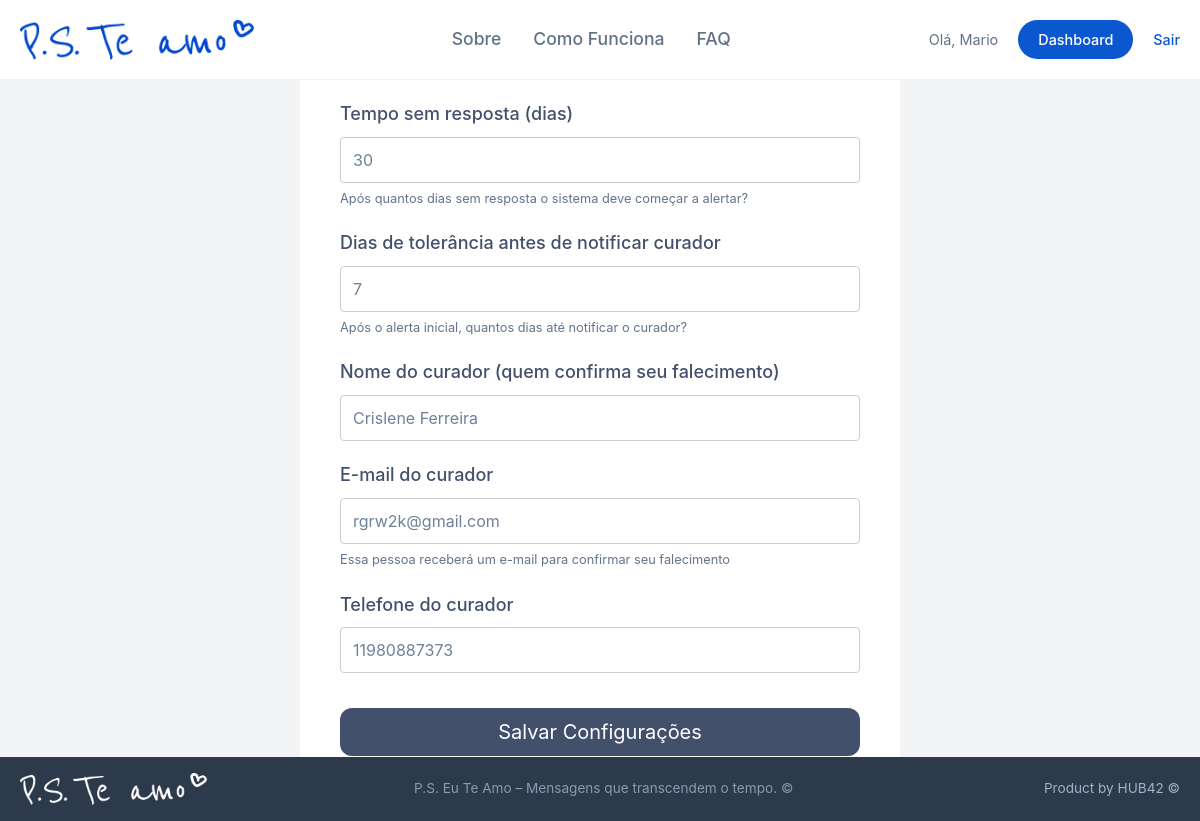
/configurar-perfil/ (signed in), run on the app's committed database.
### core/models.py (models this page shows, shortened)
class Perfil(models.Model):
    STATUS_CHOICES = [
        ('ativo', 'Ativo'),
        ('suspeito', 'Suspeito (sem resposta)'),
        ('falecido', 'Falecido - aguardando envio'),
        ('enviado', 'Mensagens enviadas'),
    ]
    usuario = models.OneToOneField(User, on_delete=models.CASCADE)
    foto = models.ImageField(verbose_name='Foto de perfil', upload_to='avatar/%Y/%m/', blank=True, null=True)
    ultimo_sinal_vida = models.DateTimeField(default=timezone.now)
    status = models.CharField(max_length=20, choices=STATUS_CHOICES, default='ativo')
    tempo_resposta_dias = models.IntegerField(default=30)  # dias sem resposta
    dias_tolerancia = models.IntegerField(default=7)  # após falhar, avisos diários
    curador_nome = models.CharField(max_length=200, blank=True)
    curador_email = models.EmailField(blank=True)
    curador_telefone = models.CharField(max_length=20, blank=True)
    curador_codigo = models.CharField(max_length=64, blank=True, unique=True)
    plano = models.CharField(max_length=20, default='gratuito')  # gratuito, basico, premium
    data_assinatura = models.DateTimeField(null=True, blank=True)
    data_expiracao = models.DateTimeField(null=True, blank=True)

### core/views.py (the view)
# urls.py: path('configurar-perfil/', views.configurar_perfil, name='configurar_perfil'),
@login_required
def configurar_perfil(request):
    perfil, created = Perfil.objects.get_or_create(usuario=request.user)
    if request.method == 'POST':
        form = PerfilForm(request.POST, instance=perfil)
        if form.is_valid():
            form.save()
            messages.success(request, 'Perfil configurado com sucesso!')
            return redirect('dashboard')
    else:
        form = PerfilForm(instance=perfil)
    return render(request, 'core/configurar_perfil.html', {'form': form})

### core/templates/core/configurar_perfil.html (shortened to what this page needs)
{% extends 'core/base.html' %}
{% block content %}
<div class="login-container">
    <div class="login-box">
        <h2 class="title">Configurações do Perfil</h2>
        <form method="post">
            {% for field in form %}
            <div class="input-group">
                <label>{{ field.label }}</label>
                {{ field }}
                {% if field.help_text %}
                    <div class="help-text">{{ field.help_text }}</div>
                {% endif %}
            </div>
            {% endfor %}
            <button type="submit" class="btn-login">Salvar Configurações</button>
        </form>
    </div>
</div>
{% endblock %}

### core/templates/core/base.html (shortened to what this page needs)
{% load static %}
<!DOCTYPE html>
<html lang="pt-BR">
<head>
    <link rel="stylesheet" href="{% static 'css/style.css' %}">
</head>
<body  class="{% if request.resolver_match.url_name == 'index' %}landing-page{% endif %}">
    <header class="main-header">
        <div class="container">
            <div class="logo-area logo-img">
                <a href="{% url 'index' %}" class="logo-link">
                    <img src="{% static 'img/logo.png' %}" alt="P.S. Te amo" class="logo-img">
                </a>
            </div>
            <nav class="main-nav">
                <ul>
                    <li><a href="{% if request.resolver_match.url_name == 'index' %}#about{% else %}{% url 'index' %}#about{% endif %}">Sobre</a></li>
                    <li><a href="{% if request.resolver_match.url_name == 'index' %}#how-it-works{% else %}{% url 'index' %}#how-it-works{% endif %}">Como Funciona</a></li>
                    <li><a href="{% if request.resolver_match.url_name == 'index' %}#faq{% else %}{% url 'index' %}#faq{% endif %}">FAQ</a></li>
                </ul>
            </nav>
            <div class="auth-actions">
                {% if user.is_authenticated %}
                    <span class="user-welcome">Olá, {{ user.username }}</span>
                    <a href="{% url 'dashboard' %}" class="btn-primary-nav">Dashboard</a>
                    <a href="{% url 'logout' %}" class="btn-link">Sair</a>
                {% else %}
                    <a href="{% url 'cadastro' %}" class="btn-link">Criar conta</a>
                    <a href="{% url 'login' %}" class="btn-primary-nav">Fazer login</a>
                {% endif %}
            </div>
        </div>
    </header>
    <main>
        {% block content %}
        {% endblock content %}
    </main>
    <footer class="main-footer">
        <div class="container" style="justify-content:space-between ;">
            <div class="logo-area">
                <a href="{% url 'index' %}" class="logo-link">
                    <img src="{% static 'img/logo_white.png' %}" alt="P.S. Te amo" class="logo-img">
                </a>
            </div>
        <div class="footer-info">
          <p class="copyright">P.S. Eu Te Amo – Mensagens que transcendem o tempo. &copy;</p>
        </div>
        <div class="footer-info">
          <p>Product by HUB42 &copy;</p>
        </div>
        </div>
    </footer>
</body>
</html>

### static/css/style.css (style rules this page uses)
:root { --color-bg-main: #f0f4f8; --color-bg-white: #ffffff; --color-bg-card-dark: #596780; --color-bg-card-light: #dce1e8; --color-bg-card-white: #ffffff; --color-text-blue: #596780; --color-text-dark: #2c3a4b; --color-text-light: #ffffff; --color-text-muted: #627285; --color-text-card: #3d4966; --color-text-darkblue:#43506c; --color-brand-blue: #0b57d0; --color-accent-blue: #a6cbff; --color-border-dark: #6e819a; --font-sans: -apple-system, BlinkMacSystemFont, "Zen Kaku Gothic New", Roboto, Helvetica, Arial, sans-serif; --font-serif: "Zen Antique Soft", Times New Roman, serif; --grid-columns: 24; --grid-gap: 20px; --container-max-width: 90rem; --header-height: 5rem; }
*, *::before, *::after { box-sizing: border-box; margin: 0; padding: 0; }
html, body { height: 100%; margin: 0; padding: 0; }
body { font-family: var(--font-sans); background-color: var(--color-bg-main); color: var(--color-text-dark); line-height: 1.6; -webkit-font-smoothing: antialiased; display: flex; flex-direction: column; min-height: 100vh; }
img { max-width: 100%; display: block; height: auto; }
button, input, textarea { font-family: inherit; }
a { text-decoration: none; color: inherit; }
main { flex:1; }
.main-header { background-color: var(--color-bg-white); padding: 12px 0; border-bottom: 1px solid rgba(0, 0, 0, 0.05); position: fixed; top: 0; left: 0; right: 0; z-index: 1000; height: var(--header-height); display: flex; align-items: center; }
.main-header .container { display: flex; width: 100%; height: 100%; align-items: center; justify-content: space-between; }
.logo-area { display: flex; align-items: center; }
.logo-img { height: 40px; width: auto; display: block; }
.logo-link { display: inline-block; }
.main-nav ul { display: flex; justify-content: center; list-style: none; gap: 2rem; margin: 0; padding: 0; }
.main-nav a { font-size: 1.1rem; color: var(--color-text-muted); font-weight: 500; transition: color 0.2s ease; }
.auth-actions { display: flex; justify-content: flex-end; align-items: center; gap: 1.25rem; }
.user-welcome { font-size: 0.9rem; color: var(--color-text-muted); }
.btn-link { font-size: 0.9rem; color: var(--color-brand-blue); font-weight: 500; }
.btn-primary-nav { background-color: var(--color-brand-blue); color: var(--color-text-light); padding: 8px 20px; border-radius: 20px; font-size: 0.9rem; font-weight: 500; transition: background-color 0.2s ease; border: none; cursor: pointer; }
.container { width: 100%; max-width: var(--container-max-width); margin: 0 auto; padding: 1.5rem 20px; }
.main-footer { background-color: #2c3a4b; color: #a0b2c6; padding: 16px 0; font-size: 0.85rem; flex-shrink: 0; width: 100%; margin-top: -64px; }
.main-footer .container { display: grid !important; grid-template-columns: repeat(24, minmax(0, 1fr)) !important; align-items: center; width: 100%; max-width: var(--container-max-width); margin: 0 auto; padding: 0 20px; box-sizing: border-box; }
.main-footer .logo-area { grid-column: span 8 !important; display: flex; align-items: center; }
.main-footer .logo-img { height: 32px; width: auto; display: block; }
.main-footer .footer-info { grid-column: span 8 !important; display: flex; justify-content: flex-end; align-items: center; text-align: right; }
.main-footer .copyright { margin: 0; opacity: 0.8; font-size: 0.85rem; white-space: nowrap; }
.login-container { width: 100vw; height: 100vh; display: flex; justify-content: center; align-items: center; background-color: #f3f4f6; }
.login-box { width: 100%; max-width: 600px; padding: 40px; background-color: #ffffff; border-radius: 4px; font-family: var(--font-sans); color: var(--color-text-darkblue); }
.title { text-align: center; color: #43506c; font-size: 32px; font-weight: 600; margin-bottom: 30px; }
.input-group { margin-bottom: 20px; }
.input-group label { display: block; font-size: 18px; margin-bottom: 8px; font-weight: 500; }
.input-group input { width: 100%; padding: 12px; border: 1px solid #cccccc; border-radius: 4px; font-size: 16px; color: var(--color-border-dark); outline: none; }
.input-group input::placeholder { color: #b3b3b3; }
.btn-login { width: 100%; height: 48px; font-size: 1.25rem; color: var(--color-bg-white); background-color: var(--color-text-darkblue); border: none; border-radius: 12px; cursor: pointer; margin-top: 15px; margin-bottom: 25px; transition: background-color 0.2s ease; }
.help-text { font-size: 0.8rem; color: #64748b; margin-top: 6px; display: block; }

### data on the page
Perfil: form "30" "7" "Crislene Ferreira" "rgrw2k@gmail.com" "11980887373"

### other printed values
{{ user.username }} "Mario"
{{ field.label }} "Tempo sem resposta (dias)" "Dias de tolerância antes de notificar curador" "Nome do curador (quem confirma seu falecimento)" "E-mail do curador" "Telefone do curador"
{{ field.help_text }} "Após quantos dias sem resposta o sistema deve começar a alertar?" "Após o alerta inicial, quantos dias até notificar o curador?" "Essa pessoa receberá um e-mail para confirmar seu falecimento"
